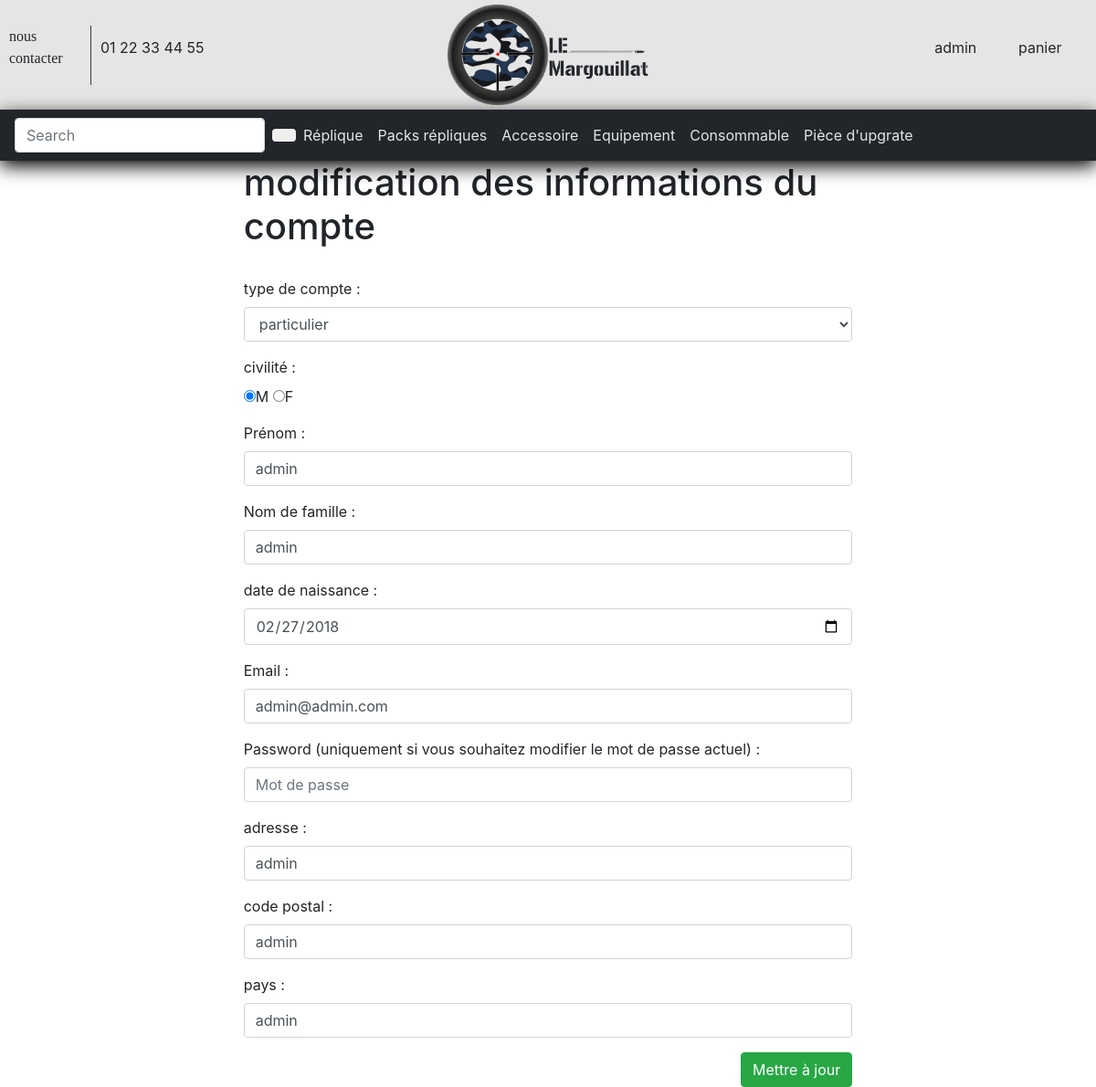
The page /user_form.php?user_id=4&action=edit (signed in) on the database its author committed.
### tables this page shows
CREATE TABLE IF NOT EXISTS `category` (
  `id` int(11) NOT NULL AUTO_INCREMENT,
  `name` varchar(255) NOT NULL,
  `summary` mediumtext NOT NULL,
  PRIMARY KEY (`id`)
);

CREATE TABLE IF NOT EXISTS `user` (
  `id` int(11) NOT NULL AUTO_INCREMENT,
  `type_of_account` int(1) NOT NULL DEFAULT '0',
  `civility` int(11) DEFAULT NULL,
  `email` varchar(255) NOT NULL,
  `password` varchar(255) NOT NULL,
  `lastname` varchar(255) NOT NULL,
  `firstname` varchar(255) NOT NULL,
  `address` text,
  `postal_code` varchar(5) NOT NULL,
  `country` varchar(255) NOT NULL,
  `birthday` date NOT NULL,
  `is_admin` tinyint(1) NOT NULL DEFAULT '0',
  PRIMARY KEY (`id`)
);

### user_form.php (the view, shortened to what this page needs)
<?php
require_once 'tools/db.php';
if(isset($_GET['user_id']) && isset($_GET['action']) && $_GET['action'] == 'edit'){
	$query = $db->prepare('SELECT * FROM user WHERE id = ?');
    $query->execute(array($_GET['user_id']));
	$user = $query->fetch();
}
?>
<!DOCTYPE html>
<html>
	<head>
		<?php require 'parcial/head.php'; ?>
	</head>
	<body style="margin-top:155px">
    <div class="row noMarging">
      <div class="col-10 offset-1 noPaddind"style="padding-top: 20px;">
        <?php require "parcial/header.php"; ?>
      </div>
      <div class="col-10 offset-1 noPaddind" style="background:white;">
        <div class="row noMarging">
          <div class="col-12 noPaddind">
            <?php require_once 'parcial/nav.php' ?>
          </div>
        </div>
				<div class="row noMarging justify-content-md-center">
					<div class="col-8 noPaddind">
						<h1>modification des informations du compte</h1></br>
						<form action="user_form.php" method="post">
							<div class="form-group">
								<label for="type_of_account"> type de compte :</label>
								<select class="form-control" name="type_of_account" id="type_of_account" >
									<option value="0" <?php if(isset($user) && $user['type_of_account'] == 0): ?>select<?php endif; ?>>particulier</option>
								</select>
							</div>
							<div class="form-group">
								<label for="civility">civilité :</label></br>
								<input type="radio" name="civility" id="civility" <?php if(isset($user) && $user['civility'] == 0): ?>checked="checked"<?php endif; ?> value="0">M
								<input type="radio" name="civility" id="civility" <?php if(isset($user) && $user['civility'] == 1): ?>checked="checked"<?php endif; ?> value="1">F
							</div>
							<div class="form-group">
								<label for="firstname">Prénom :</label>
								<input class="form-control" <?php if(isset($user)): ?>value="<?php echo $user['firstname']?>"<?php endif; ?> type="text" placeholder="Prénom" name="firstname" id="firstname" />
							</div>
							<div class="form-group">
								<label for="lastname">Nom de famille : </label>
								<input class="form-control" <?php if(isset($user)): ?>value="<?php echo $user['lastname']?>"<?php endif; ?> type="text" placeholder="Nom de famille" name="lastname" id="lastname" />
							</div>
							<div class="form-group">
								<label for="birthday">date de naissance :</label>
								<input class="form-control" type="date" name="birthday" id="birthday" <?php if(isset($user)): ?>value="<?php echo $user['birthday']?>"<?php endif; ?>>
							</div>
							<div class="form-group">
								<label for="email">Email :</label>
								<input class="form-control" <?php if(isset($user)): ?>value="<?php echo $user['email']?>"<?php endif; ?> type="email" placeholder="Email" name="email" id="email" />
							</div>
							<div class="form-group">
								<label for="password">Password <?php if(isset($user)): ?>(uniquement si vous souhaitez modifier le mot de passe actuel) <?php endif; ?>: </label>
								<input class="form-control" type="password" placeholder="Mot de passe" name="password" id="password" />
							</div>
							<div class="form-group">
								<label for="address">adresse : </label>
								<input class="form-control" <?php if(isset($user)): ?>value="<?php echo $user['address']?>"<?php endif; ?> type="text" placeholder="adresse" name="address" id="address" />
							</div>
							<div class="form-group">
								<label for="postal_code">code postal :</label>
								<input class="form-control" <?php if(isset($user)): ?>value="<?php echo $user['postal_code']?>"<?php endif; ?> type="text" placeholder="rentrer un code postal" name="postal_code" id="postal_code" />
							</div>
							<div class="form-group">
								<label for="country">pays :</label>
								<input class="form-control" <?php if(isset($user)): ?>value="<?php echo $user['country']?>"<?php endif; ?> type="text" placeholder="rentre un ville" name="country" id="country" />
							</div>
							<div class="text-right">
								<?php if(isset($user)): ?>
								<input class="btn btn-success" type="submit" name="update" value="Mettre à jour" />
								<?php endif; ?>
							</div>
						</form>
					</div>
				</div>
			</div>
		</div>
	</body>
</html>

### parcial/nav.php (shortened to what this page needs)
<div class="row nav noMarging justify-content-center" style="box-shadow: 0px 6px 20px black;">
  <div class="col-12 noPaddind">
    <nav class="navbar navbar-expand-lg navbar bacground_dark">
      <div class="collapse navbar-collapse" id="navbarNavDropdown">
        <form class="form-inline my-2 my-lg-0" action="search.php?<?php if (isset($_POST['submit'])): ?>action=submit&search=<?php $_POST['search'] ?>"<?php endif; ?> method="post">
          <input class="form-control mr-sm-2 background_dark" type="search" placeholder="Search" aria-label="Search"name="search">
          <button class="btn btn-outline my-2 my-sm-0" type="submit" name="submit"><i class="fas fa-search"></i></button>
        </form>
        <ul class=" navbar-nav" >
          <?php
            $query = $db->query('SELECT * FROM category');
            $category = $query->fetch();
            ?>
              <li class="nav-item">
                <a class="nav-link text_platinum" href="category.php?category_id=<?php echo $category ['id']; ?>"><?php echo $category ['name'] ?></a>
              </li>
          <?php
            while( $category = $query->fetch() ):
           ?>
              <li class="nav-item">
                <a class="nav-link text_platinum" href="category.php?category_id=<?php echo $category ['id']; ?>"><?php echo $category ['name'] ?></a>
              </li>
          <?php
        endwhile;
           ?>
        </ul>
      </div>
    </nav>
  </div>
</div>

### css/additional_css.css (style rules this page uses)
.text_platinum { color: #E5E5E5; }
.bacground_dark { background-color: #22252A; }
.noPaddind { padding-left: 0px; padding-right: 0px; }
.noMarging { margin-left: 0px; margin-right: 0px; }
a { text-decoration:none; }
.nav { position: fixed; top: 120px; left: 0px; right: 0px; z-index: 2; }

### rows shown on the page
category: name "Réplique"
category: name "Packs répliques"
category: name "Accessoire"
category: name "Equipement"
category: name "Consommable"
category: name "Pièce d'upgrate"
user: civility "☑ civilité :", firstname "admin", lastname "admin", birthday "02/27/2018", email "admin@admin.com", address "admin", postal_code "admin", country "admin"

### other values the page prints
$_SESSION['user'] "admin"
